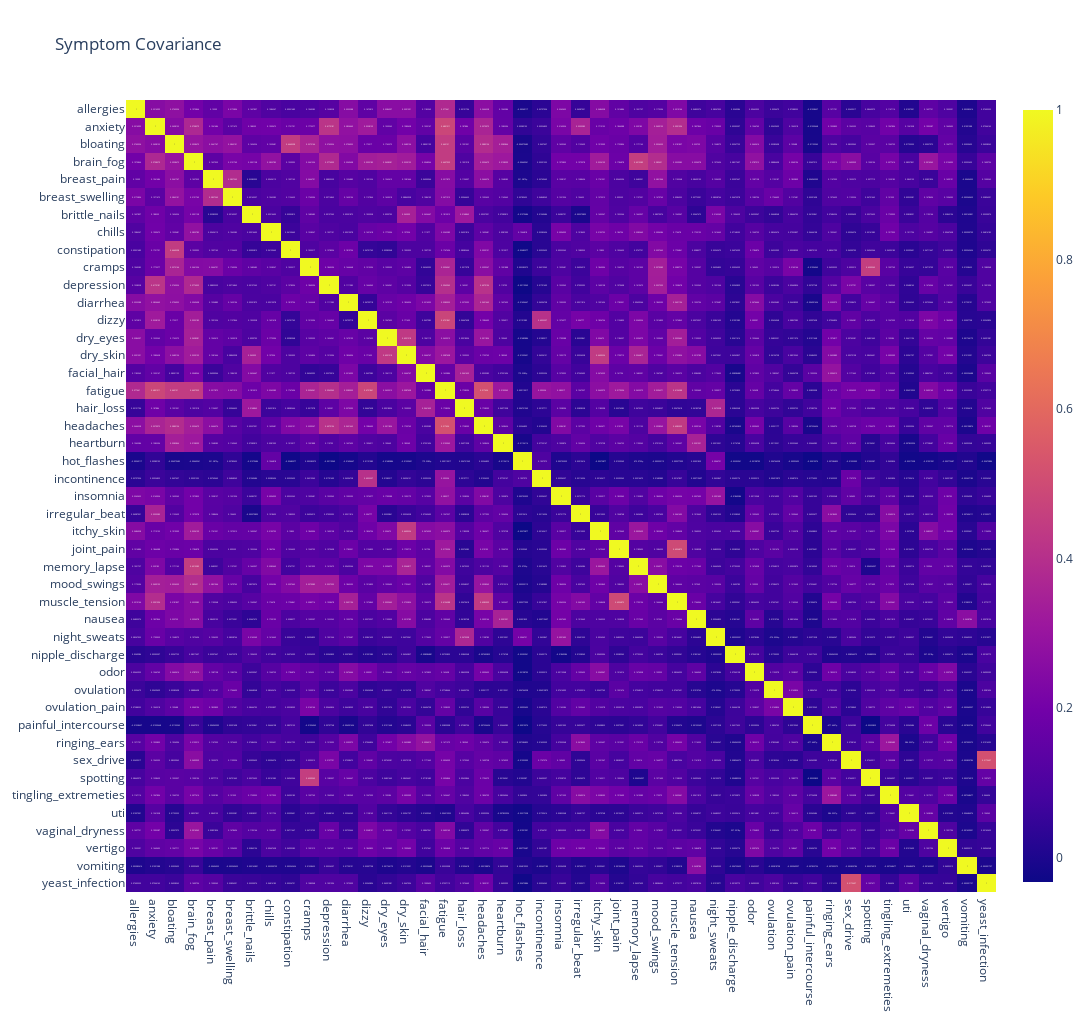

The cell this chart's notebook holds for it:
### Code cell
fig = px.imshow(cmatrix, 
                width=2000, 
                height=1024, 
                text_auto=True, 
                aspect='auto',
                title='Symptom Covariance')
fig.show()
# Also go ahead and save this figure.
#fig.write_image('figures/premeno__lenient_symptom_covariance.png')

### Figure 1 — Plotly figure (JSON) as saved in the notebook; plotly's stock layout.template omitted (floating-point values rounded to 4 significant figures; data arrays with more than 128 entries replaced by an {"elided": "..."} marker saying what was removed)
{"data": [{"coloraxis": "coloraxis", "hovertemplate": "x: %{x}<br>y: %{y}<br>color: %{z}<extra></extra>", "name": "0", "texttemplate": "%{z}", "type": "heatmap", "x": ["allergies", "anxiety", "bloating", "brain_fog", "breast_pain", "breast_swelling", "brittle_nails", "chills", "constipation", "cramps", "depression", "diarrhea", "dizzy", "dry_eyes", "dry_skin", "facial_hair", "fatigue", "hair_loss", "headaches", "heartburn", "hot_flashes", "incontinence", "insomnia", "irregular_beat", "itchy_skin", "joint_pain", "memory_lapse", "mood_swings", "muscle_tension", "nausea", "night_sweats", "nipple_discharge", "odor", "ovulation", "ovulation_pain", "painful_intercourse", "ringing_ears", "sex_drive", "spotting", "tingling_extremeties", "uti", "vaginal_dryness", "vertigo", "vomiting", "yeast_infection"], "xaxis": "x", "y": ["allergies", "anxiety", "bloating", "brain_fog", "breast_pain", "breast_swelling", "brittle_nails", "chills", "constipation", "cramps", "depression", "diarrhea", "dizzy", "dry_eyes", "dry_skin", "facial_hair", "fatigue", "hair_loss", "headaches", "heartburn", "hot_flashes", "incontinence", "insomnia", "irregular_beat", "itchy_skin", "joint_pain", "memory_lapse", "mood_swings", "muscle_tension", "nausea", "night_sweats", "nipple_discharge", "odor", "ovulation", "ovulation_pain", "painful_intercourse", "ringing_ears", "sex_drive", "spotting", "tingling_extremeties", "uti", "vaginal_dryness", "vertigo", "vomiting", "yeast_infection"], "yaxis": "y", "z": {"elided": "45x45 float values"}}], "layout": {"coloraxis": {"colorscale": [[0, "#0d0887"], [0.1111, "#46039f"], [0.2222, "#7201a8"], [0.3333, "#9c179e"], [0.4444, "#bd3786"], [0.5556, "#d8576b"], [0.6667, "#ed7953"], [0.7778, "#fb9f3a"], [0.8889, "#fdca26"], [1, "#f0f921"]]}, "height": 1024, "title": {"text": "Symptom Covariance"}, "width": 2000, "xaxis": {"anchor": "y", "domain": [0, 1]}, "yaxis": {"anchor": "x", "autorange": "reversed", "domain": [0, 1]}}}
